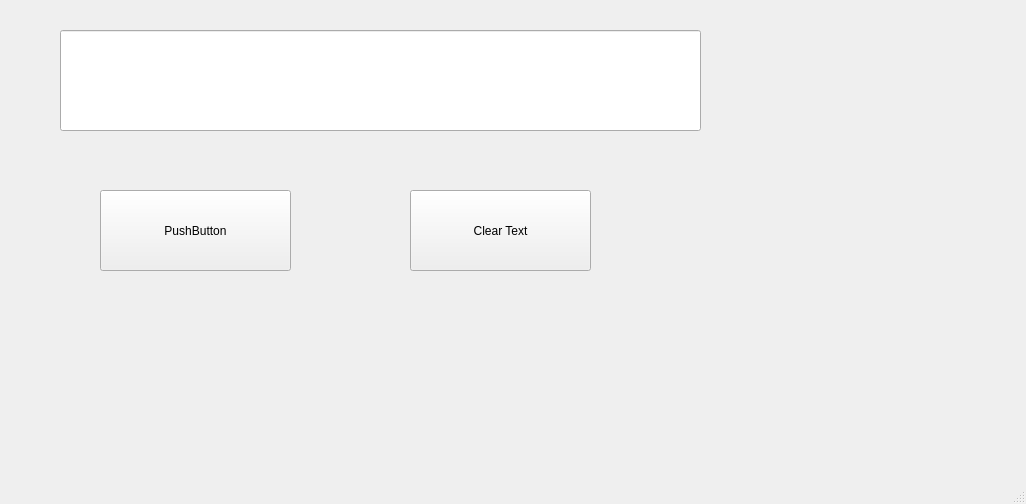
<?xml version="1.0" encoding="UTF-8"?>
<ui version="4.0">
 <class>MainWindow</class>
 <widget class="QMainWindow" name="MainWindow">
  <property name="geometry">
   <rect>
    <x>0</x>
    <y>0</y>
    <width>1026</width>
    <height>504</height>
   </rect>
  </property>
  <property name="windowTitle">
   <string>MainWindow</string>
  </property>
  <widget class="QWidget" name="centralwidget">
   <widget class="QLineEdit" name="lineEdit">
    <property name="geometry">
     <rect>
      <x>60</x>
      <y>30</y>
      <width>641</width>
      <height>101</height>
     </rect>
    </property>
   </widget>
   <widget class="QPushButton" name="pushButton">
    <property name="geometry">
     <rect>
      <x>100</x>
      <y>190</y>
      <width>191</width>
      <height>81</height>
     </rect>
    </property>
    <property name="text">
     <string>PushButton</string>
    </property>
   </widget>
   <widget class="QPushButton" name="pushButton_2">
    <property name="geometry">
     <rect>
      <x>410</x>
      <y>190</y>
      <width>181</width>
      <height>81</height>
     </rect>
    </property>
    <property name="text">
     <string>Clear Text</string>
    </property>
   </widget>
  </widget>
  <widget class="QMenuBar" name="menubar">
   <property name="geometry">
    <rect>
     <x>0</x>
     <y>0</y>
     <width>1026</width>
     <height>22</height>
    </rect>
   </property>
  </widget>
  <widget class="QStatusBar" name="statusbar"/>
 </widget>
 <resources/>
 <connections/>
</ui>
